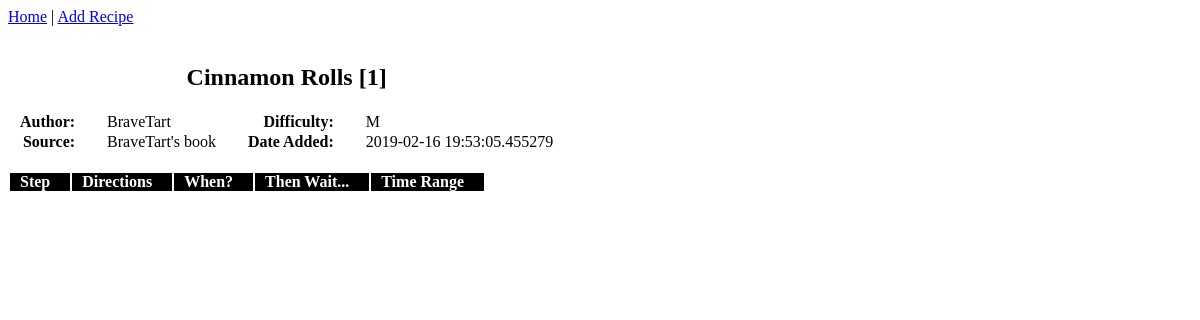
Screenshot of /recipe with the database file from the repository.
### app/models.py (models this page shows, shortened)
class Recipe(db.Model):
    id = db.Column(db.Integer, primary_key=True)
    name = db.Column(db.String(64), index=True, unique=True, nullable=False)
    author = db.Column(db.String(64), index=True)
    source = db.Column(db.String(128), index=True)
    difficulty = db.Column(db.String(1), index=True)
    date_added = db.Column(db.DateTime, index=True, default=datetime.utcnow)
    steps = db.relationship('Step', backref='recipe', lazy='dynamic')

### app/routes.py (the view, shortened to what this page needs)
@breadapp.route('/recipe')
def view_recipe():
    recipe_id = request.args.get('id') or 1
    recipe = Recipe.query.filter_by(id=recipe_id).all()[0]
    steps = Step.query.filter_by(recipe_id=recipe_id).order_by(Step.number).all()
    i=0
    when = datetime.now()
    return render_template('steps.html', title='View Recipe', recipe=recipe, steps=steps)

### app/templates/steps.html (shortened to what this page needs)
{% extends "recipe.html" %}
{% block steps_list %}
    <div id="steps">
        <table id="steps_list">
            <tr id="step_header_row">
                <th>Step</th>
                <th>Directions</th>
                <th>When?</th>
                <th>Then Wait...</th>
                <th>Time Range</th>
            </tr>
        </table>
    </div>
{% endblock %}

### app/templates/recipe.html
{% extends "base.html" %}
{% block content %}
    <div id="recipe_display">
        <table id="single_recipe">
            <tr id="recipe_title_row">
                <td colspan="4"><h2>{{ recipe.name }} [{{ recipe.id }}]</h2></td>
            </tr>
            <tr id="recipe_row1">
                <th>Author:</th>
                <td>{{ recipe.author }}</td>
                <th>Difficulty:</th>
                <td>{{ recipe.difficulty }}</td>
            </tr>
            <tr id="recipe_row2">
                <th>Source:</th>
                <td>{{ recipe.source }}</td>
                <th>Date Added:</th>
                <td>{{ recipe.date_added }}</td>
            </tr>
        </table>
    </div>
    <br>
    {% block steps_list %}
    {% endblock %}
{% endblock %}

### app/templates/base.html (style rules this page uses)
table tr#recipe_title_row { text-align: center; border: none; }
table#steps_list tr:nth-child(odd) { background-color: #fff; border: none; padding: 5; }
table#steps_list th { background-color: black; color: white; }
table#single_recipe th { font-weight: bold; text-align: right; }
td, th { padding: 0 20px 0 10px; }

### rows the page displays
Recipe: name "Cinnamon Rolls", id "1", author "BraveTart", difficulty "M", source "BraveTart's book", date_added "2019-02-16 19:53:05.455279"
